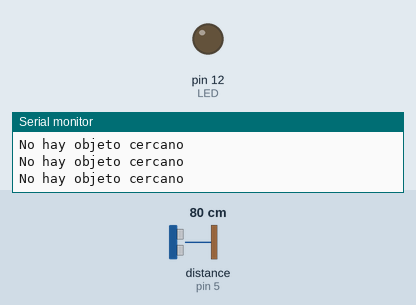
This sketch was run on a simulated Arduino Uno, built with avr-gcc and run on an emulated ATmega328P. On the bench: output pins drawn as LEDs (lit = HIGH), the last lines printed to the serial monitor. The test bench sets the inputs (shaded band); at power-on: distance to the obstacle (sensor on pin 5) 80 cm. The echo pulse lasts 58.3 µs per cm.

Above: at 1.2 s.
1.3 s: distance to the obstacle (sensor on pin 5) set to 11 cm
2.8 s: distance to the obstacle (sensor on pin 5) set to 8 cm
At 3.5 s:
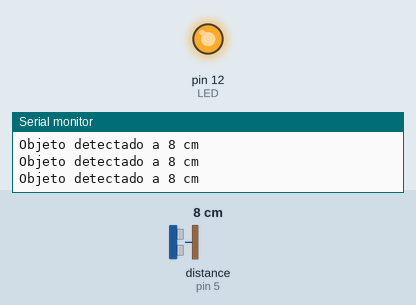
4.3 s: distance to the obstacle (sensor on pin 5) set to 18 cm
At 5.3 s:
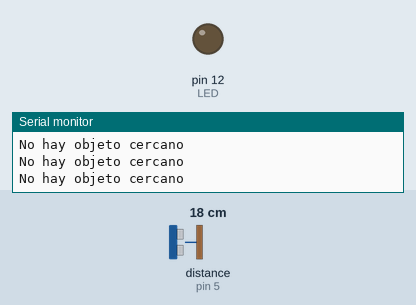
5.8 s: distance to the obstacle (sensor on pin 5) set to 2 cm
At 6.3 s:
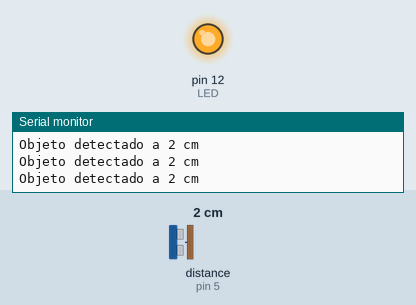
Timing chart, 0 to 8.3 s (numbered marks = the images above; inputs shaded):
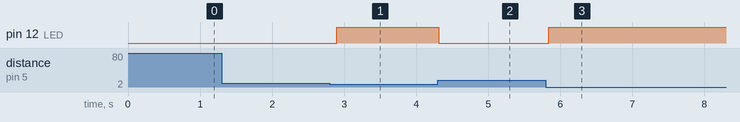

The sketch:

sensor_ultrasonico.ino
```cpp
#include <NewPing.h>

const int TRIG_PIN = 4;   // Pin de disparo (Trigger)
const int ECHO_PIN = 5;   // Pin de eco (Echo)
const int MAX_DIST = 200; // Distancia máxima en cm
const int LED = 12;       // Pin del LED

NewPing sonar(TRIG_PIN, ECHO_PIN, MAX_DIST);

void setup() {
    pinMode(LED, OUTPUT);
    Serial.begin(9600);
}

void loop() {
    int distancia = sonar.ping_cm(); // Mide la distancia en cm

    if (distancia > 0 && distancia < 10) {  // Si un objeto está a menos de 10 cm
        digitalWrite(LED, HIGH);  // Enciende el LED
        Serial.print("Objeto detectado a ");
        Serial.print(distancia);
        Serial.println(" cm");
    } else {
        digitalWrite(LED, LOW);  // Apaga el LED
        Serial.println("No hay objeto cercano");
    }

    delay(100);
}
```

Measured:
- the behaviour switches between 10 and 9 cm on distance to the obstacle (sensor on pin 5) (found by bisection; images 0 and 1)
- after the input at 2.8 s, pin 12 (LED): LOW → HIGH after 0.10 s
- after the input at 4.3 s, pin 12 (LED): HIGH → LOW at once
- after the input at 5.8 s, pin 12 (LED): LOW → HIGH at once
